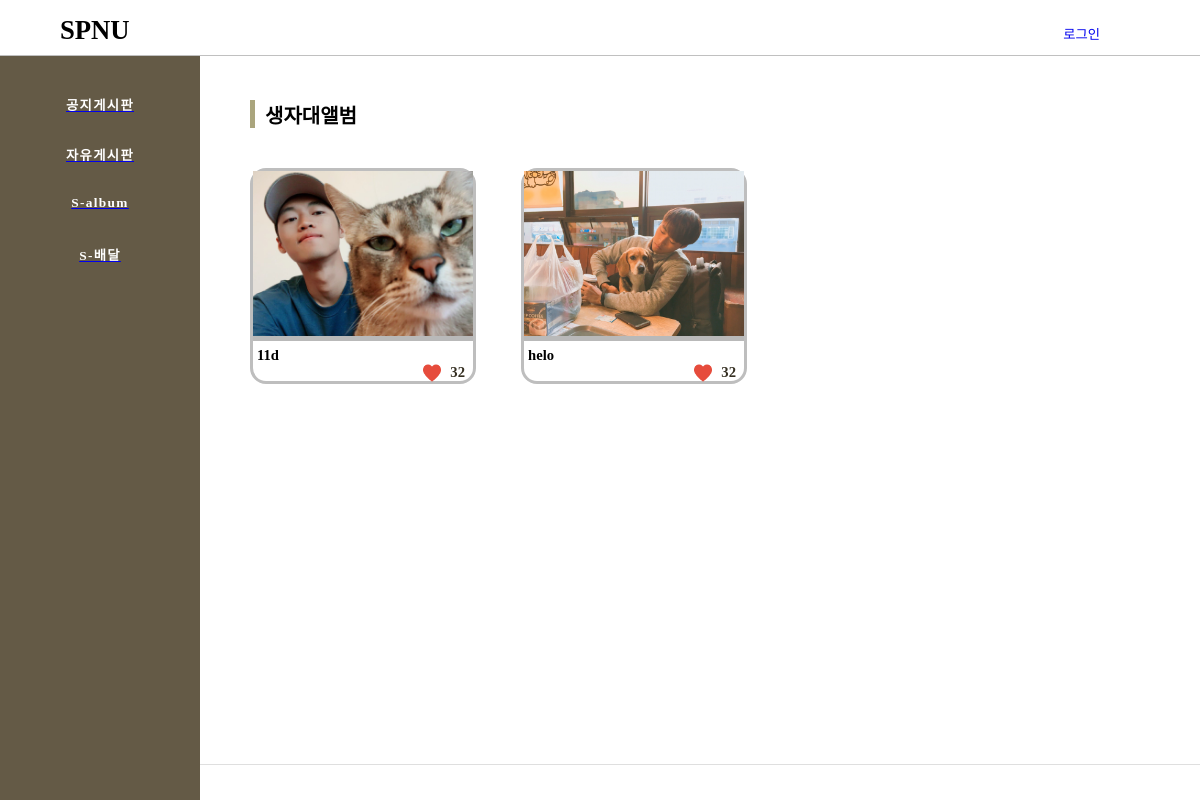
The page /image/ on the database its author committed.
### imageboard/models.py (models this page shows, shortened)
class ImageBoard(models.Model):
    title = models.CharField(max_length = 50)
    author = models.ForeignKey(settings.AUTH_USER_MODEL , default=1, on_delete = models.CASCADE)
    image = models.ImageField(upload_to='imageboard/')
    desc = models.TextField(blank=True)
    created_date = models.DateTimeField(auto_now_add=True)
    hits =  models.PositiveIntegerField(default = 0) #조회수
    likes = models.ManyToManyField(settings.AUTH_USER_MODEL, blank=True ,related_name='post_likes')

### imageboard/views.py (the view)
# urls.py: path('image/', image , name='image'),
def image(request):
    image = ImageBoard.objects.all().order_by('-id')
    return render(request, 'image.html' , {'images' : image })

### imageboard/templates/image.html (shortened to what this page needs)
{% extends 'base.html' %}
{% block contents %}
{% load staticfiles %}
<div class="PageName">
    생자대앨범
</div>
<div class="photo-content">
    {% for image in images %}
    <div class="imageContents">
    <a href="{%url 'image_detail' image.id%}">
        <div class="photoSpace">
            <img class="image-photo"  src="{{image.image.url}}"><br>
        </div>
        <div class=photoText>
            <div class="photoTag-tag">{{image.title}}</div>
            <div class="photoTag-likes">
                <img class="heart" border-radius="2rem" src="{% static 'img/hearts.png' %}">
                <div class="heartNum">32</div>
            </div>
        </div>
    </a>
    </div>
    {% endfor %}
</div>
{% endblock contents %}

### main/static/css/test1.css (style rules this page uses)
body { background-color : white; margin : 0; }
.PageName { width : 200px; margin-top : 100px !important ; height : 28px; border-left : 5px solid rgb(170,165,125); padding-left : 10px; font-size : 15pt; font-weight: 800; }
.photo-content { width : 100%; height : 530px; padding-top : 40px; }
.photoSpace { background-color : rgb(185, 185, 185); width : 100%; height : 220px; }
.imageContents { width : 220px; height : 210px; display : block; float : left; margin-right : 45px; margin-bottom: 80px; border : solid 3px rgb(190, 190, 190); border-radius: 1rem; }
.photoSpace { width : 100%; height : 170px; overflow: hidden; }
.image-photo { width : 100%; height : auto; }
.photoText { width : 100%; padding-top : 6px; margin-left : 4px; }
.imageContents >a { text-decoration : none; color : black; }
.photoTag-tag { font-size : 11pt; font-weight: 700; }
.photoTag-likes { float: right; width : 42px; padding-right : 12px; margin-bottom: 2px; }
.heart { width : 18px; float : left; }
.heartNum { font-size : 11pt; color : rgb(53, 47, 34); padding-left : 5px; font-weight: 600; float: right; }

### rows shown on the page
ImageBoard: image (picture), title "11d"
ImageBoard: image (picture), title "helo"
